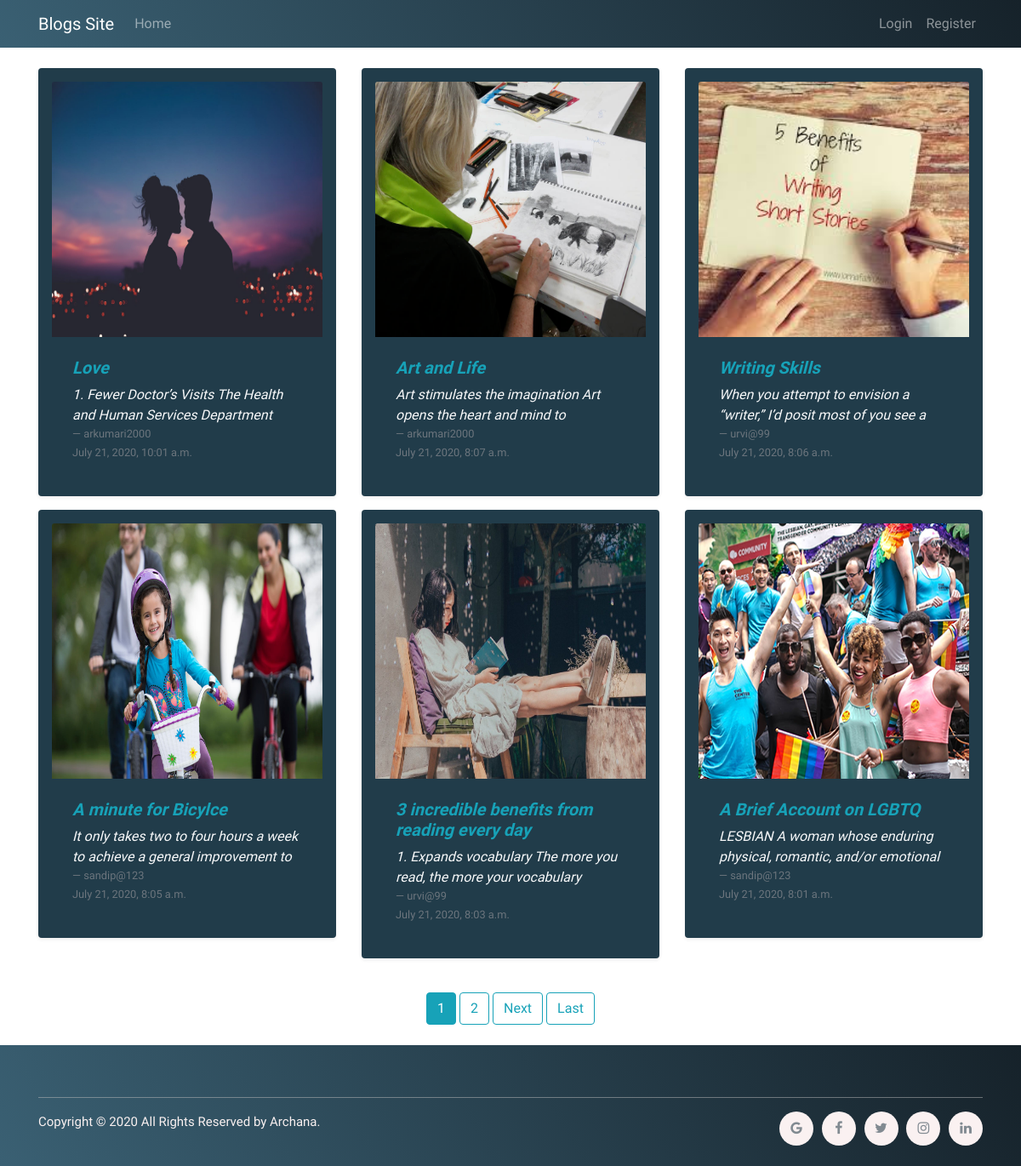
The page / on the database its author committed.
### app/models.py (models this page shows, shortened)
class Blog(models.Model):
    author = models.ForeignKey(
        User, on_delete=models.CASCADE, null=True, blank=True)
    title = models.CharField(max_length=500)
    content = models.TextField()
    image = models.ImageField(upload_to='images', blank=True)
    date_posted = models.DateTimeField(auto_now_add=True)

### app/views.py (the view)
# urls.py: path('', BlogListView.as_view(), name='home'),
class BlogListView(ListView):
    model = Blog
    template_name = 'app/home.html'
    context_object_name = 'blogs'
    ordering = ['-date_posted']
    paginate_by = 6

### app/templates/app/home.html (shortened to what this page needs)
{% extends 'app/base.html' %}
{% block content %}
<div class="container">
    <div class="row my-4">
        {% for blog in blogs %}
        <div class="col-md-4">
            <div class="thumbnail">
                <a href="{% url 'blog' blog.id %}">
                    <figure class="rounded p-3 bg-custom-blog text-light shadow-sm">
                        {% if blog.image %}
                        <img src="{{blog.image.url}}" alt="" class="w-100 card-img-top" height="300">
                        {% else %}
                        <img src="/static/images/205607.jpg" alt="" class="w-100 card-img-top" height="300">
                        {% endif %}
                        <figcaption class="p-4 card-img-bottom">
                            <h2 class="h5 font-weight-bold mb-2 text-info font-italic">{{blog.title}}</h2>
                            <p class="mb-0 text-small text-light font-italic show-blog-text">{{blog.content}}</p>
                </a>
                <footer class="blockquote-footer">{{blog.author}}</footer>
                <small class="text-muted">{{blog.date_posted}}</small>
            </div>
        </div>
        {% endfor %}
    </div>
    <center>
        {% if is_paginated %}
        {% for num in page_obj.paginator.page_range %}
        {% if page_obj.number == num %}
        <a class="btn btn-info mb-4" href="?page={{ num }}">{{ num }}</a>
        {% elif num > page_obj.number|add:'-3' and num < page_obj.number|add:'3' %}
        <a class="btn btn-outline-info mb-4" href="?page={{ num }}">{{ num }}</a>
        {% endif %}
        {% endfor %}
        {% if page_obj.has_next %}
        <a class="btn btn-outline-info mb-4" href="?page={{ page_obj.next_page_number }}">Next</a>
        <a class="btn btn-outline-info mb-4" href="?page={{ page_obj.paginator.num_pages }}">Last</a>
        {% endif %}
        {% endif %}
    </center>
</div>
{% endblock %}

### app/templates/app/base.html (shortened to what this page needs)
{% load static %}
<!DOCTYPE html>
<html lang="en">
<head>
    <link rel="stylesheet" href="https://maxcdn.bootstrapcdn.com/bootstrap/4.5.0/css/bootstrap.min.css">
    <link href="https://maxcdn.bootstrapcdn.com/font-awesome/4.7.0/css/font-awesome.min.css" rel="stylesheet">
    <link href="{% static 'css/style.css' %}" rel="stylesheet">
</head>
<body>
    {% include 'app/navbar.html' %}
    {% block content %}{% endblock %}
    {% include 'app/footer.html' %}
</body>
</html>

### app/templates/app/navbar.html (shortened to what this page needs)
<nav class="navbar navbar-expand-lg navbar-dark bg-custom">
    <div class="container">
        <a class="navbar-brand" href="#">Blogs Site</a>
        <div class="collapse navbar-collapse" id="navbarSupportedContent">
            <ul class="navbar-nav mr-auto mt-2 mt-lg-0">
                <li class="nav-item">
                    <a class="nav-link" href="{% url 'home' %}">Home</a>
                </li>
            </ul>
            <ul class="inline navbar-nav mt-2 mt-lg-0">
                {% if request.user.is_authenticated %}
                <li class="nav-item">
                    <a class="nav-link" href="{% url 'user_blogs' user.username %}">Your Blog</a>
                </li>
                <li class="nav-item">
                    <a class="nav-link" href="{% url 'blog_create' %}">New Post</a>
                </li>
                <li class="nav-item">
                    <a class="nav-link" href="{% url 'profile' %}">Profile</a>
                </li>
                <li class="nav-item">
                    <a class="nav-link" href="{% url 'logout' %}">Logout</a>
                </li>
                {% else %}
                <li class="nav-item">
                    <a class="nav-link" href="{% url 'login' %}">Login</a>
                </li>
                <li class="nav-item">
                    <a class="nav-link" href="{% url 'register' %}">Register</a>
                </li>
                {% endif %}
            </ul>
        </div>
    </div>
</nav>

### app/templates/app/footer.html
<footer class="site-footer">
    <div class="container">
        <hr>
        <div class="row">
            <div class="col-md-8 col-sm-6 col-xs-12">
                <p class="copyright-text">Copyright &copy; 2020 All Rights Reserved by
                    <a href="http://arkumari2000.pythonanywhere.com/" target="_blank">Archana</a>.
                </p>
            </div>
            <div class="col-md-4 col-sm-6 col-xs-12">
                <ul class="social-icons">
                    <li><a class="google" href="mailto:arkumari2000@gmail.com"><i class="fa fa-google"></i></a></li>
                    <li><a class="facebook" href="https://www.facebook.com/profile.php?id=100011759117164"
                            target="_blank"><i class="fa fa-facebook"></i></a></li>
                    <li><a class="twitter" href="https://twitter.com/Archana44757829" target="_blank"><i
                                class="fa fa-twitter"></i></a></li>
                    <li><a class="dribbble" href="https://instagram.com/2000archhiee?igshid=dvq5ivv8vuvt"
                            target="_blank"><i class="fa fa-instagram"></i></a></li>
                    <li><a class="linkedin" href="https://www.linkedin.com/in/archana-kumari-28b8b2171"
                            target="_blank"><i class="fa fa-linkedin"></i></a></li>
                </ul>
            </div>
        </div>
    </div>
</footer>

### static/css/style.css (style rules this page uses)
body { font-family: 'Kalam', cursive; }
.show-blog-text { line-height: 1.5em; height: 3em; overflow: hidden; }
.bg-custom-blog { background-color: #213c4a; }
.bg-custom { background: linear-gradient(59deg, #3A6073, #16222A); }
.site-footer { background: linear-gradient(59deg, #3A6073, #16222A); padding:45px 0 20px; font-size:15px; line-height:24px; color:#faf1f1; }
.site-footer hr { border-top-color:#bbb; opacity:0.5 }
.site-footer a { color:#faf1f1; }
.site-footer .social-icons { text-align:right }
.site-footer .social-icons a { width:40px; height:40px; line-height:40px; margin-left:6px; margin-right:0; border-radius:100%; background-color:#faf1f1; }
.copyright-text { margin:0 }
.social-icons { padding-left:0; margin-bottom:0; list-style:none }
.social-icons li { display:inline-block; margin-bottom:4px }
.social-icons a { background-color:#eceeef; color:#818a91; font-size:16px; display:inline-block; line-height:44px; width:44px; height:44px; text-align:center; margin-right:8px; border-radius:100%; -webkit-transition:all .2s linear; -o-transition:all .2s linear; transition:all .2s linear }

### rows shown on the page
Blog: image (picture), title "Love", content "1. Fewer Doctor’s Visits The Health and Human Services Department…", author "arkumari2000", date_posted "July 21, 2020, 10:01 a.m."
Blog: image (picture), title "Art and Life", content "Art stimulates the imagination Art opens the heart and mind to…", author "arkumari2000", date_posted "July 21, 2020, 8:07 a.m."
Blog: image (picture), title "Writing Skills", content "When you attempt to envision a “writer,” I’d posit most of you see a…", author "urvi@99", date_posted "July 21, 2020, 8:06 a.m."
Blog: image (picture), title "A minute for Bicylce", content "It only takes two to four hours a week to achieve a general improvement to…", author "sandip@123", date_posted "July 21, 2020, 8:05 a.m."
Blog: image (picture), title "3 incredible benefits from reading every day", content "1. Expands vocabulary The more you read, the more your vocabulary…", author "urvi@99", date_posted "July 21, 2020, 8:03 a.m."
Blog: image (picture), title "A Brief Account on LGBTQ", content "LESBIAN A woman whose enduring physical, romantic, and/or emotional…", author "sandip@123", date_posted "July 21, 2020, 8:01 a.m."

### other values the page prints
{{ num }} "1"
{{ num }} "2"
